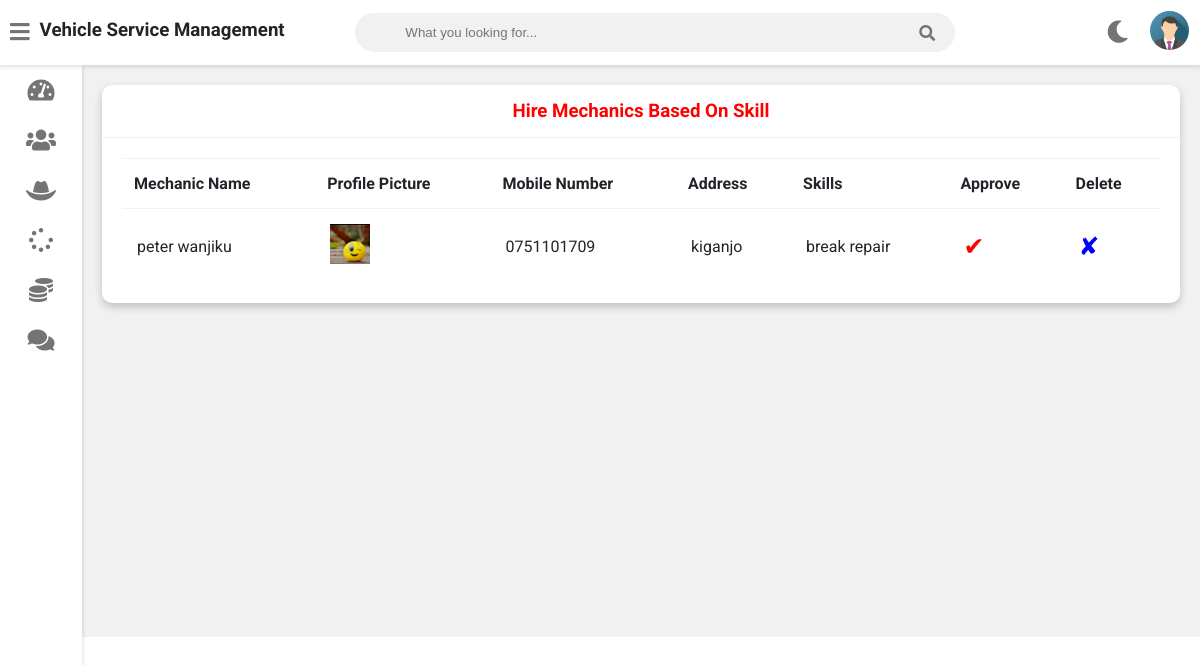
Page /admin-approve-mechanic (signed in) on the committed database.
### vehicle/models.py (models this page shows, shortened)
class Mechanic(models.Model):
    user=models.OneToOneField(User,on_delete=models.CASCADE)
    profile_pic= models.ImageField(upload_to='profile_pic/MechanicProfilePic/',null=True,blank=True)
    address = models.CharField(max_length=40)
    mobile = models.CharField(max_length=20,null=False)
    skill = models.CharField(max_length=500,null=True)
    salary=models.PositiveIntegerField(null=True)
    status=models.BooleanField(default=False)
    @property
    def get_name(self):
        return self.user.first_name+" "+self.user.last_name

### vehicle/views.py (the view)
# urls.py: path('admin-approve-mechanic',views.admin_approve_mechanic_view,name='admin-approve-mechanic'),
@login_required(login_url='adminlogin')
def admin_approve_mechanic_view(request):
    mechanics=models.Mechanic.objects.all().filter(status=False)
    return render(request,'vehicle/admin_approve_mechanic.html',{'mechanics':mechanics})

### vehicle/templates/vehicle/admin_approve_mechanic.html
{% extends 'vehicle/adminbase.html' %}
{% block content %}
{% load static %}
	<div class="wrapper">
		<div class="row">
			<div class="col-12 col-m-12 col-sm-12">
				<div class="card">
					<div class="card-header">
						<h3 style="color:red; text-align:center" >
							Hire Mechanics Based On Skill
						</h3>
					</div>
					<div class="card-content">
						<table>
							<thead>
                <tr>
                  <th>Mechanic Name</th>
                  <th>Profile Picture</th>
                  <th>Mobile Number</th>
                  <th>Address</th>
                  <th>Skills</th>
                  <th>Approve</th>
                  <th>Delete</th>
                </tr>
							</thead>
							<tbody>
                {% for m in mechanics %}
                <tr>
                  <td> {{m.get_name}}</td>
                  <td> <img src="{% static m.profile_pic.url %}" alt="Profile Pic" height="40px" width="40px" /></td>
                  <td>{{m.mobile}}</td>
                  <td>{{m.address}}</td>
                  <td>{{m.skill}}</td>
                  <td><a  style="color:red; text-decoration:none;font-size:25px;" href="{% url 'approve-mechanic' m.id  %}">&#10004;</a></td>
                  <td><a style="color:blue; text-decoration:none;font-size:25px;"href="{% url 'delete-mechanic' m.id  %}">&#10008;</a></td>
                </tr>
                {% endfor %}
							</tbody>
						</table>
					</div>
				</div>
			</div>
		</div>
<br><br><br><br><br><br><br><br><br><br><br><br><br><br><br><br>
	</div>
{% endblock content %}

### rows in the picture
Mechanic: get_name "peter wanjiku", profile_pic (picture), mobile "0751101709", address "kiganjo", skill "break repair"
